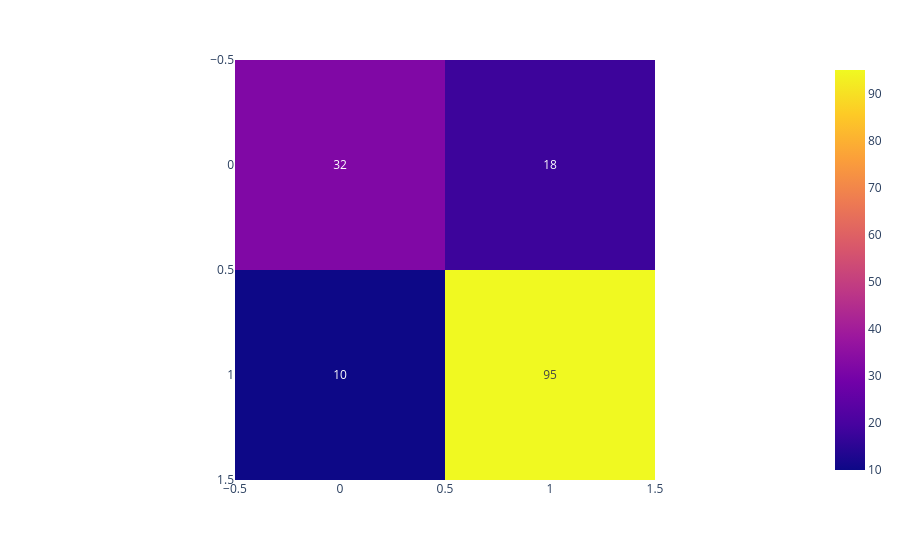

Notebook cell for this chart:
### Code cell
max_depth = 7
dt = DecisionTreeClassifier(max_depth=max_depth, random_state=42)
train_test(dt, Xn_train, yn_train, Xn_test, yn_test)

### Figure 1 — Plotly figure (JSON) as saved in the notebook; plotly's stock layout.template omitted (floating-point values rounded to 4 significant figures)
{"data": [{"coloraxis": "coloraxis", "hovertemplate": "x: %{x}<br>y: %{y}<br>color: %{z}<extra></extra>", "name": "0", "texttemplate": "%{z}", "type": "heatmap", "xaxis": "x", "yaxis": "y", "z": [[32, 18], [10, 95]]}], "layout": {"coloraxis": {"colorscale": [[0, "#0d0887"], [0.1111, "#46039f"], [0.2222, "#7201a8"], [0.3333, "#9c179e"], [0.4444, "#bd3786"], [0.5556, "#d8576b"], [0.6667, "#ed7953"], [0.7778, "#fb9f3a"], [0.8889, "#fdca26"], [1, "#f0f921"]]}, "margin": {"t": 60}, "xaxis": {"anchor": "y", "constrain": "domain", "domain": [0, 1], "scaleanchor": "y"}, "yaxis": {"anchor": "x", "autorange": "reversed", "constrain": "domain", "domain": [0, 1]}}}
